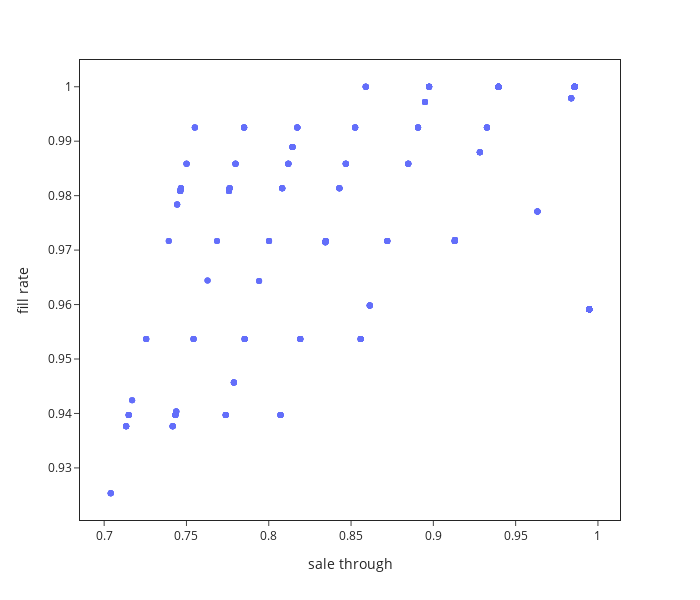

Source (notebook cell):
### Code cell
import plotly.express as px
fig = px.scatter(x=sales_through_ls, y=fill_rate_ls,hover_name = [i for i in range(len(config_spaces))],opacity= .8 )

fig.update_xaxes(mirror = True, title = 'sale through')
fig.update_yaxes(mirror = True, title = 'fill rate')
fig.update_layout(
    template = 'simple_white', height = 600, width = 700,
)

### Figure 1 — Plotly figure (JSON) as saved in the notebook; plotly's stock layout.template omitted (floating-point values rounded to 4 significant figures; data arrays with more than 128 entries replaced by an {"elided": "..."} marker saying what was removed)
{"data": [{"hovertemplate": "<b>%{hovertext}</b><br><br>x=%{x}<br>y=%{y}<extra></extra>", "hovertext": {"elided": "768 int values"}, "legendgroup": "", "marker": {"color": "#636efa", "opacity": 0.8, "symbol": "circle"}, "mode": "markers", "name": "", "orientation": "v", "showlegend": false, "type": "scatter", "x": {"elided": "768 float values"}, "xaxis": "x", "y": {"elided": "768 float values"}, "yaxis": "y"}], "layout": {"height": 600, "legend": {"tracegroupgap": 0}, "margin": {"t": 60}, "width": 700, "xaxis": {"anchor": "y", "domain": [0, 1], "mirror": true, "title": {"text": "sale through"}}, "yaxis": {"anchor": "x", "domain": [0, 1], "mirror": true, "title": {"text": "fill rate"}}}}
